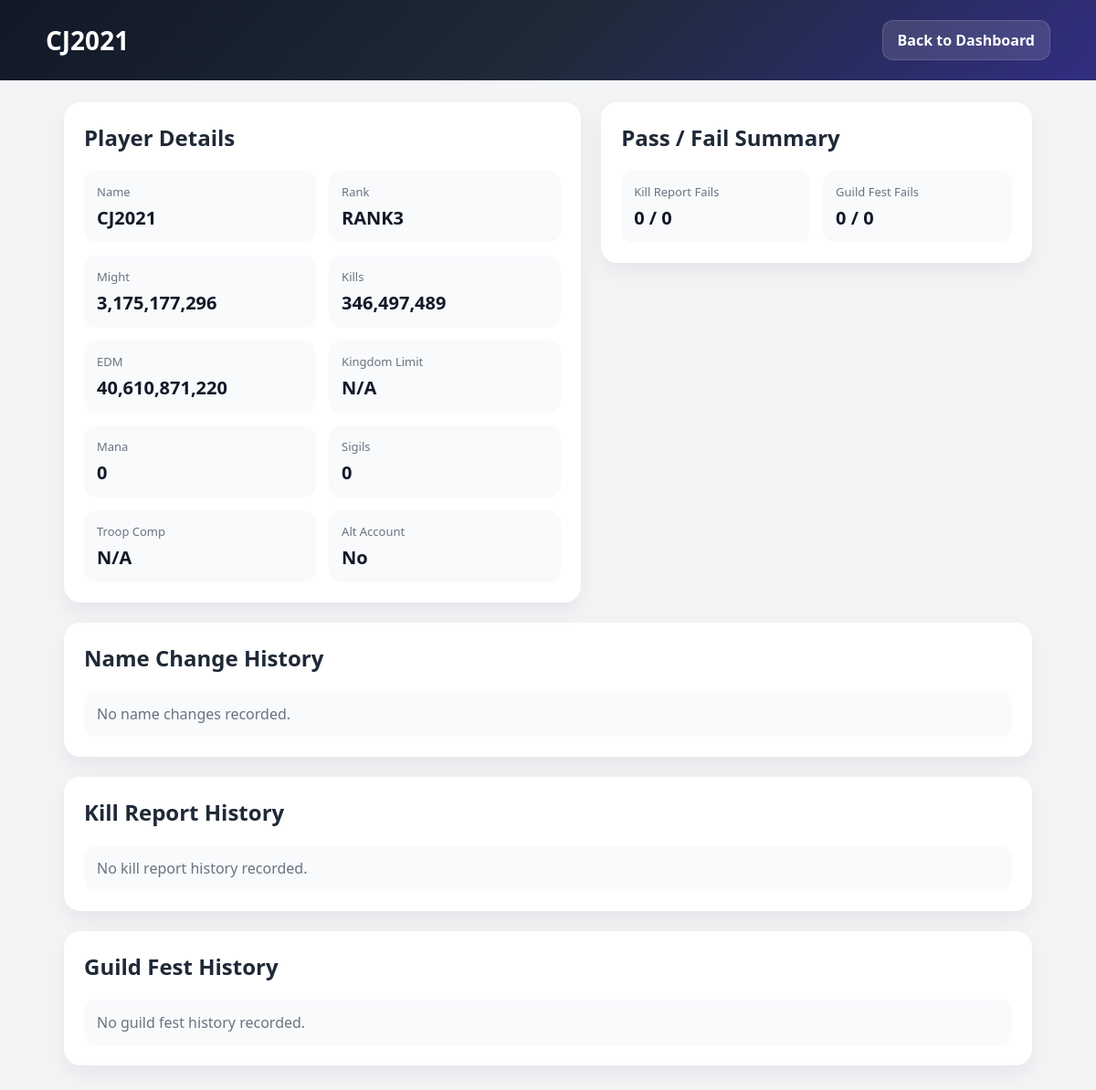
The app's page /member/1892794329 (signed in) with its own data.
### tables this page shows
CREATE TABLE members (
            id INTEGER PRIMARY KEY AUTOINCREMENT,
            igg_id TEXT UNIQUE,
            name TEXT,
            might INTEGER,
            kills INTEGER,
            edm INTEGER
        , rank TEXT, created_at TEXT, updated_at TEXT, comments TEXT, mana INTEGER DEFAULT 0, sigils INTEGER DEFAULT 0, guild_id INTEGER, kingdom_limit INTEGER DEFAULT 0, alt_account INTEGER DEFAULT 0, troop_comp TEXT DEFAULT 'N/A', communication_method TEXT DEFAULT 'N/A', whatsapp_number TEXT DEFAULT '', discord_username TEXT DEFAULT '', watchlist_flag INTEGER DEFAULT 0);

### main.py (the view)
@app.get("/member/{igg_id}", response_class=HTMLResponse)
def member_page(request: Request, igg_id: str):
    guild_id = require_guild(request)
    if not guild_id:
        return RedirectResponse(url="/", status_code=302)
    conn = get_conn()
    c = conn.cursor()
    c.execute("SELECT * FROM members WHERE igg_id = ? AND guild_id = ?", (igg_id, guild_id))
    member = c.fetchone()
    if not member:
        conn.close()
        return HTMLResponse("<h2>Member not found</h2>", status_code=404)
    c.execute("SELECT * FROM name_history WHERE igg_id = ? AND guild_id = ? ORDER BY changed_at DESC", (igg_id, guild_id))
    history = c.fetchall()
    c.execute("""
        SELECT kr.generated_at, krr.player_name, krr.overall_pass
        FROM kill_report_rows krr
        JOIN kill_reports kr ON kr.id = krr.report_id
        WHERE krr.igg_id = ? AND krr.guild_id = ? AND kr.guild_id = ?
        ORDER BY kr.generated_at DESC
    """, (igg_id, guild_id, guild_id))
    kill_history = c.fetchall()
    c.execute("""
        SELECT gfr.generated_at, gfr.report_name, gfrr.passed
        FROM guild_fest_report_rows gfrr
        JOIN guild_fest_reports gfr ON gfr.id = gfrr.report_id
        WHERE LOWER(gfrr.player_name) = LOWER(?) AND gfrr.guild_id = ? AND gfr.guild_id = ?
        ORDER BY gfr.generated_at DESC
    """, (member["name"], guild_id, guild_id))
    guild_fest_history = c.fetchall()
    fail_stats = get_member_fail_stats(conn, guild_id, igg_id, member["name"])
    conn.close()
    return templates.TemplateResponse(request, "member.html", {
        "member": member,
        "history": history,
        "kill_history": kill_history,
        "guild_fest_history": guild_fest_history,
        "fail_stats": fail_stats,
        "is_admin": is_admin(request)
    })

### templates/member.html (shortened to what this page needs)
<!DOCTYPE html>
<html lang="en">
<head>
</head>
<body>
<div class="topbar">
    <div class="topbar-inner">
        <div class="title">{{ member.name }}</div>
        <div class="actions">
            <a class="top-btn" href="/">Back to Dashboard</a>
        </div>
    </div>
</div>
<div class="container">
    <div class="grid">
        <div>
            <div class="card">
                <h2>Player Details</h2>
                <div class="stat-grid">
                    <div class="stat">
                        <div class="label">Name</div>
                        <div class="value">{{ member.name }}</div>
                    </div>
                    <div class="stat">
                        <div class="label">Rank</div>
                        <div class="value">{{ member.rank }}</div>
                    </div>
                    <div class="stat">
                        <div class="label">Might</div>
                        <div class="value">{{ "{:,}".format(member.might or 0) }}</div>
                    </div>
                    <div class="stat">
                        <div class="label">Kills</div>
                        <div class="value">{{ "{:,}".format(member.kills or 0) }}</div>
                    </div>
                    <div class="stat">
                        <div class="label">EDM</div>
                        <div class="value">{{ "{:,}".format(member.edm or 0) }}</div>
                    </div>
                    <div class="stat">
                        <div class="label">Kingdom Limit</div>
                        <div class="value">
                            {% if member.kingdom_limit %}
                                K{{ member.kingdom_limit }}
                            {% else %}
                                N/A
                            {% endif %}
                        </div>
                    </div>
                    <div class="stat">
                        <div class="label">Mana</div>
                        <div class="value">{{ member.mana or 0 }}</div>
                    </div>
                    <div class="stat">
                        <div class="label">Sigils</div>
                        <div class="value">{{ member.sigils or 0 }}</div>
                    </div>
                    <div class="stat">
                        <div class="label">Troop Comp</div>
                        <div class="value">{{ member.troop_comp or "N/A" }}</div>
                    </div>
                    <div class="stat">
                        <div class="label">Alt Account</div>
                        <div class="value">
                            {% if member.alt_account %}
                                Yes
                            {% else %}
                                No
                            {% endif %}
                        </div>
                    </div>
                </div>
            </div>
        </div>
        <div>
            <div class="card">
                <h2>Pass / Fail Summary</h2>
                <div class="stat-grid">
                    <div class="stat">
                        <div class="label">Kill Report Fails</div>
                        <div class="value">{{ fail_stats.kill_fail }} / {{ fail_stats.kill_total }}</div>
                    </div>
                    <div class="stat">
                        <div class="label">Guild Fest Fails</div>
                        <div class="value">{{ fail_stats.gf_fail }} / {{ fail_stats.gf_total }}</div>
                    </div>
                </div>
            </div>
        </div>
    </div>
    <div class="card">
        <h2>Name Change History</h2>
        {% if history|length == 0 %}
            <div class="empty">No name changes recorded.</div>
        {% endif %}
    </div>
    <div class="card">
        <h2>Kill Report History</h2>
        {% if kill_history|length == 0 %}
            <div class="empty">No kill report history recorded.</div>
        {% endif %}
    </div>
    <div class="card">
        <h2>Guild Fest History</h2>
        {% if guild_fest_history|length == 0 %}
            <div class="empty">No guild fest history recorded.</div>
        {% endif %}
    </div>
</div>
</body>
</html>

### templates/member.html (style rules this page uses)
* { box-sizing: border-box; font-family: "Segoe UI", Arial, sans-serif; }
body { margin: 0; background: #f3f4f6; color: #111827; }
.topbar { background: linear-gradient(135deg, #111827, #1f2937, #312e81); color: white; padding: 22px 28px; }
.topbar-inner { max-width: 1100px; margin: 0 auto; display: flex; justify-content: space-between; align-items: center; gap: 20px; }
.title { font-size: 28px; font-weight: 700; }
.actions { display: flex; gap: 10px; flex-wrap: wrap; }
.top-btn { text-decoration: none; color: white; background: rgba(255,255,255,0.12); border: 1px solid rgba(255,255,255,0.15); padding: 10px 16px; border-radius: 12px; font-weight: 600; }
.container { max-width: 1100px; margin: 24px auto; padding: 0 20px 24px; }
.grid { display: grid; grid-template-columns: 1.2fr 1fr; gap: 22px; }
.card { background: white; border-radius: 18px; padding: 22px; box-shadow: 0 10px 24px rgba(15,23,42,.06); margin-bottom: 22px; }
h2 { margin-top: 0; color: #1f2937; }
.stat-grid { display: grid; grid-template-columns: repeat(2, 1fr); gap: 14px; }
.stat { background: #f8fafc; border-radius: 14px; padding: 14px; }
.label { color: #6b7280; font-size: 13px; margin-bottom: 6px; }
.value { font-size: 20px; font-weight: 700; }
.empty { color: #6b7280; background: #f8fafc; border-radius: 14px; padding: 14px; }

### records on screen
members: name "CJ2021", rank "RANK3", might "3,175,177,296", kills "346,497,489", edm "40,610,871,220", mana "0", sigils "0", troop_comp "N/A"

### other values on screen
{{ fail_stats.kill_fail }} "0"
{{ fail_stats.kill_total }} "0"
{{ fail_stats.gf_fail }} "0"
{{ fail_stats.gf_total }} "0"
